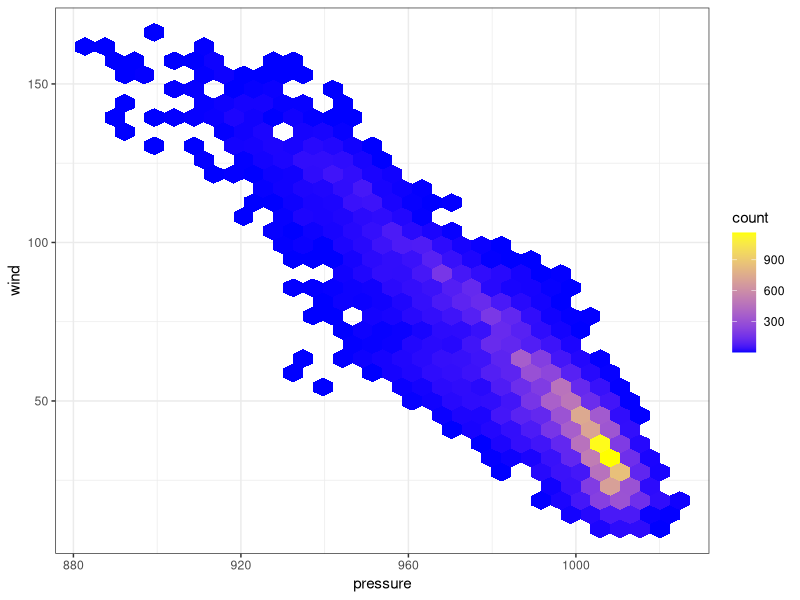

Source code (R):
## ---- chunk 1
knitr::opts_chunk$set(echo = TRUE)
library(tidyverse)
## ---- chunk 2
ggplot(data = storms, aes(x = pressure, y = wind)) +
	geom_hex() +
  scale_fill_gradient(low = "blue", high = "yellow") +
  theme_bw()

